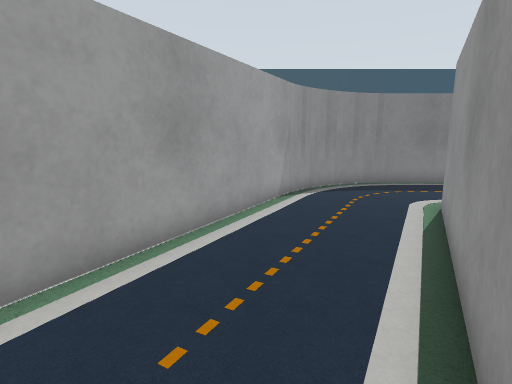
view 1 (above)

15 first-person views from a walk through a Gazebo world. The camera is 0.38 m above the floor, tilts 10° down and sees 80° across. The floor is counted in squares, 0.2 m on a side. Each view is taken from the middle of a square. On the plan, view 1 faces up. The plan holds only what a view shows up to about 17 squares ahead; the rest is blank.

view 2
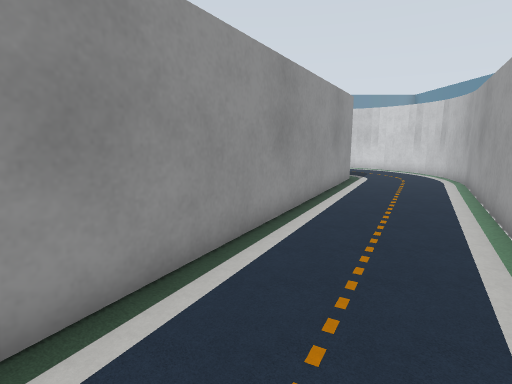

view 3
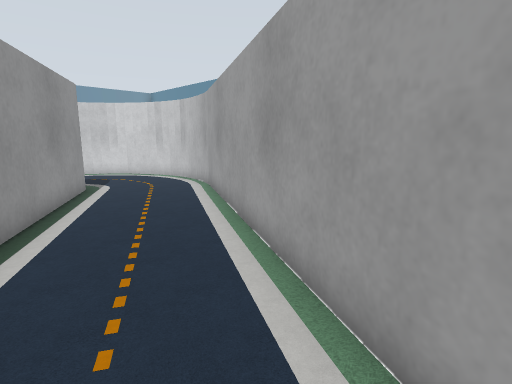

view 4
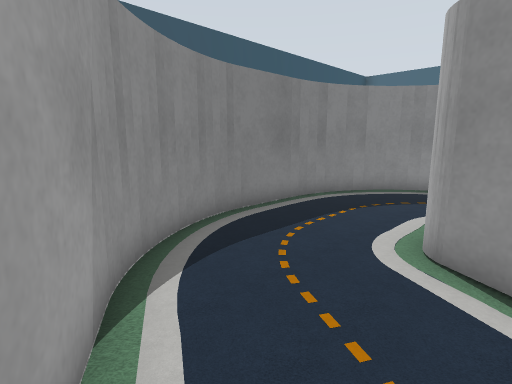

view 5
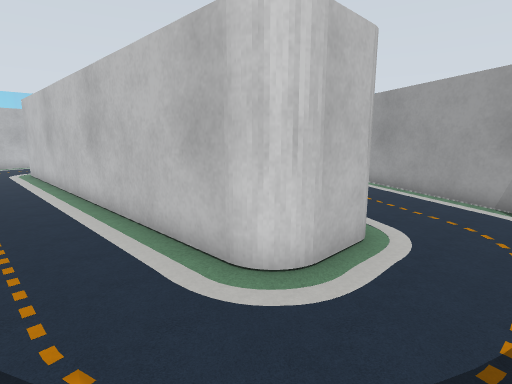

view 6
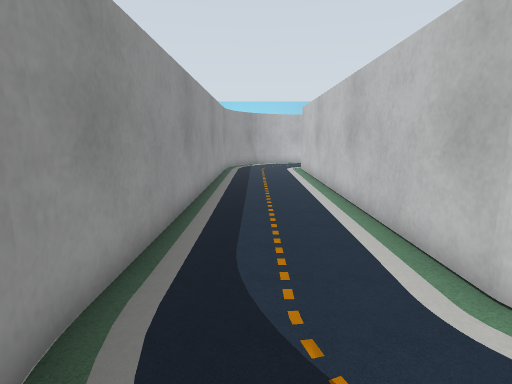

view 7
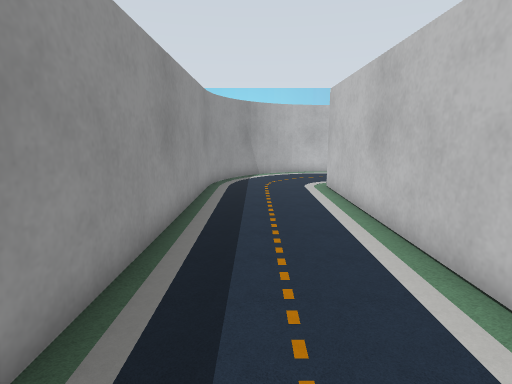

view 8
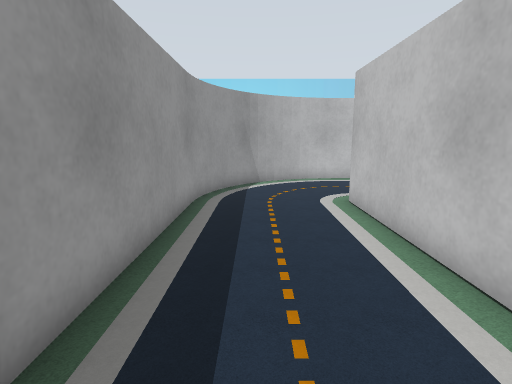

view 9
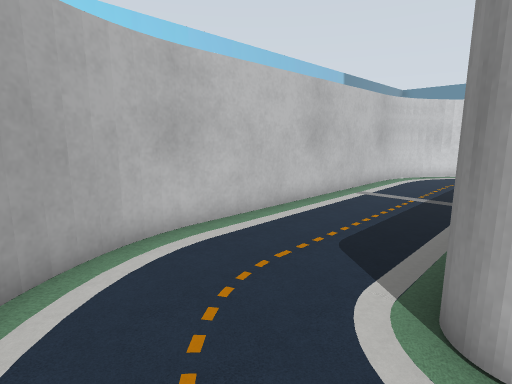

view 10
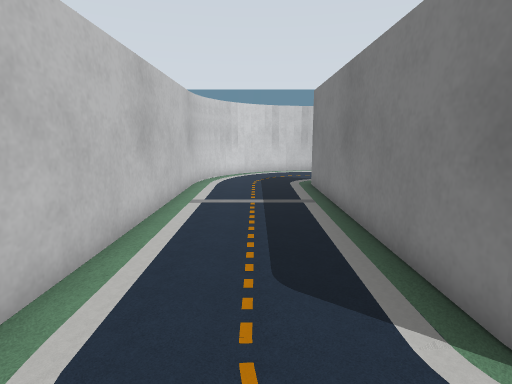

view 11
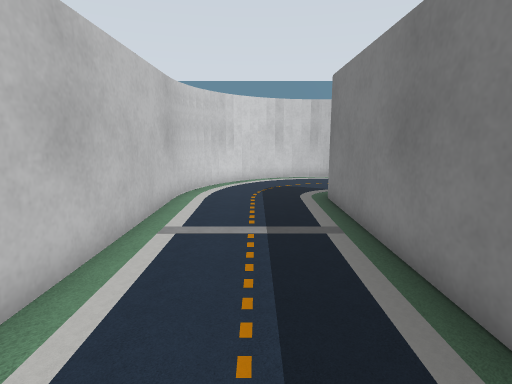

view 12
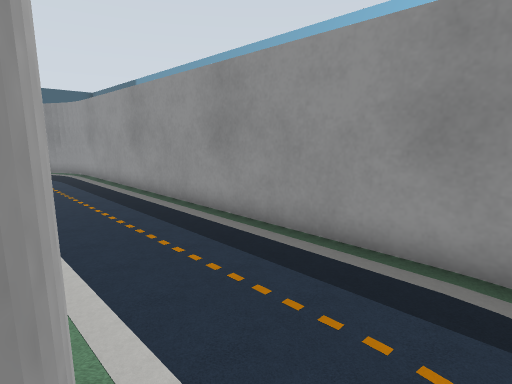

view 13
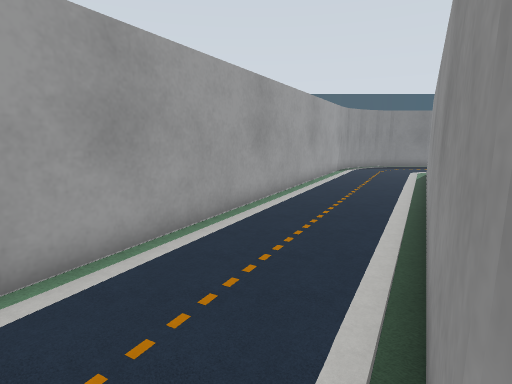

view 14
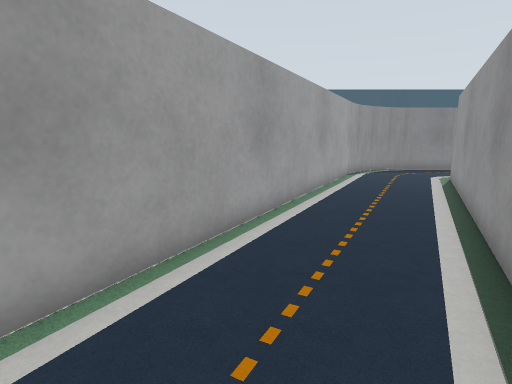

view 15
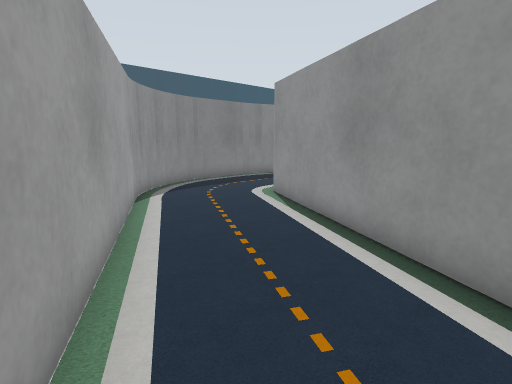

### Floor plan
Points are (right, up) in squares from view 1. A wall is a line through its corners. A room is listed if a view was taken in it or the views show most of it. See-through windows are left out.
Room 1 (views 1, 2, 3, 4, 5, 6, 7, 8, 9, 10, 11, 12, 13, 14, 15)
walls: (-3.4, -7.2) (5.1, 8.1); (-2.3, -8.7) (-2.8, -8.7); (-7.6, -5.3) (-7.8, -6); (-7.8, -5.9) (-8.1, -7) (-8.1, -7.8); (5.8, 8.6) (7.4, 8.6); (1.2, 10.7) (-7.6, -5.5); (-8.2, -7.6) (-8.2, -8.4); (8.2, 7.8) (8.2, -8.1); (7.5, -8.7) (-2.5, -8.7); (-8.2, -8.3) (-8, -9.3); (2.3, 11.9) (1.6, 11.3) (1.1, 10.6); (-8.1, -9.2) (-7.6, -10.6); (2.8, 12.3) (2.2, 11.8); (-7.6, -10.5) (-7.1, -11.3); (-7.2, -11.2) (-6.1, -12.3); (3.8, 12.8) (2.9, 12.3); (4.3, 12.9) (3.7, 12.7); (-6.2, -12.2) (-5, -13.1); (-3, -13.6) (7.8, -13.6); (-5.1, -13) (-4.1, -13.4); (4.9, 13.1) (4.2, 12.9); (-4.3, -13.4) (-2.9, -13.7); (5.4, 13.2) (4.7, 13); (12.9, 8.3) (12.8, 9.4) (12.3, 10.4); (12.9, -8.4) (12.9, 8.4); (8.2, 13.1) (5.2, 13.1); (7.5, -13.6) (8.1, -13.6); (12.8, 9) (12.7, 9.5); (8, -13.6) (9, -13.4); (12.8, -9.3) (12.9, -8.2); (9.4, 12.9) (8.1, 13.2); (8.9, -13.4) (9.8, -13); (12.4, 10.3) (11.7, 11.3); (10.8, 12.1) (10.1, 12.6) (9.3, 12.9); (11.8, 11.3) (10.7, 12.2); (9.8, -13.1) (10.9, -12.3) (11.7, -11.5) (12.5, -10.1) (12.8, -9.2); (11.5, -11.7) (11.8, -11.3)

Where each view was taken, in squares from view 1:
view 1: 0 up, 0 right, facing up
view 2: 7 up, 1 right, facing down
view 3: 5 up, 0 right, facing down-left
view 4: 7 up, 0 right, facing up-right
view 5: 11 up, 11 right, facing down-left
view 6: 11 up, 11 right, facing down
view 7: 4 up, 11 right, facing down
view 8: 1 up, 11 right, facing down
view 9: 8 down, 11 right, facing down-left
view 10: 11 down, 10 right, facing left
view 11: 11 down, 7 right, facing left
view 12: 9 down, 8 right, facing up-right
view 13: 8 down, 4 left, facing up
view 14: 6 down, 4 left, facing up
view 15: 1 up, 3 left, facing up-right
